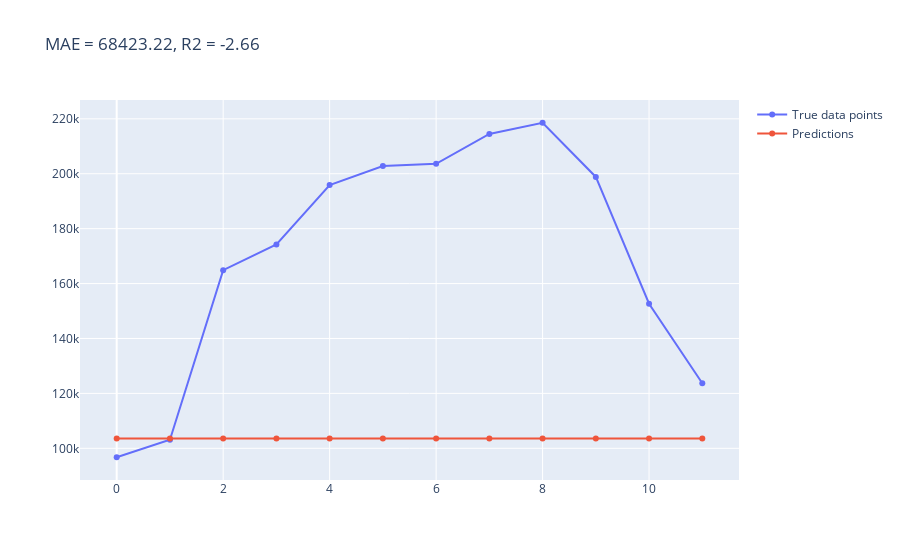

Write notebook code for a chart like this one.
### Code cell
plot_test_vs_predictions(test
                         , 'cnt'
                         , 'pred2')

### Figure 1 — Plotly figure (JSON) as saved in the notebook; plotly's stock layout.template omitted (floating-point values rounded to 4 significant figures)
{"data": [{"name": "True data points", "type": "scatter", "y": [96744, 103137, 164875, 174224, 195865, 202830, 203607, 214503, 218573, 198841, 152664, 123713]}, {"name": "Predictions", "type": "scatter", "y": [103600.0, 103600.0, 103600.0, 103600.0, 103600.0, 103600.0, 103600.0, 103600.0, 103600.0, 103600.0, 103600.0, 103600.0]}], "layout": {"title": {"text": "MAE = 68423.22, R2 = -2.66"}}}
